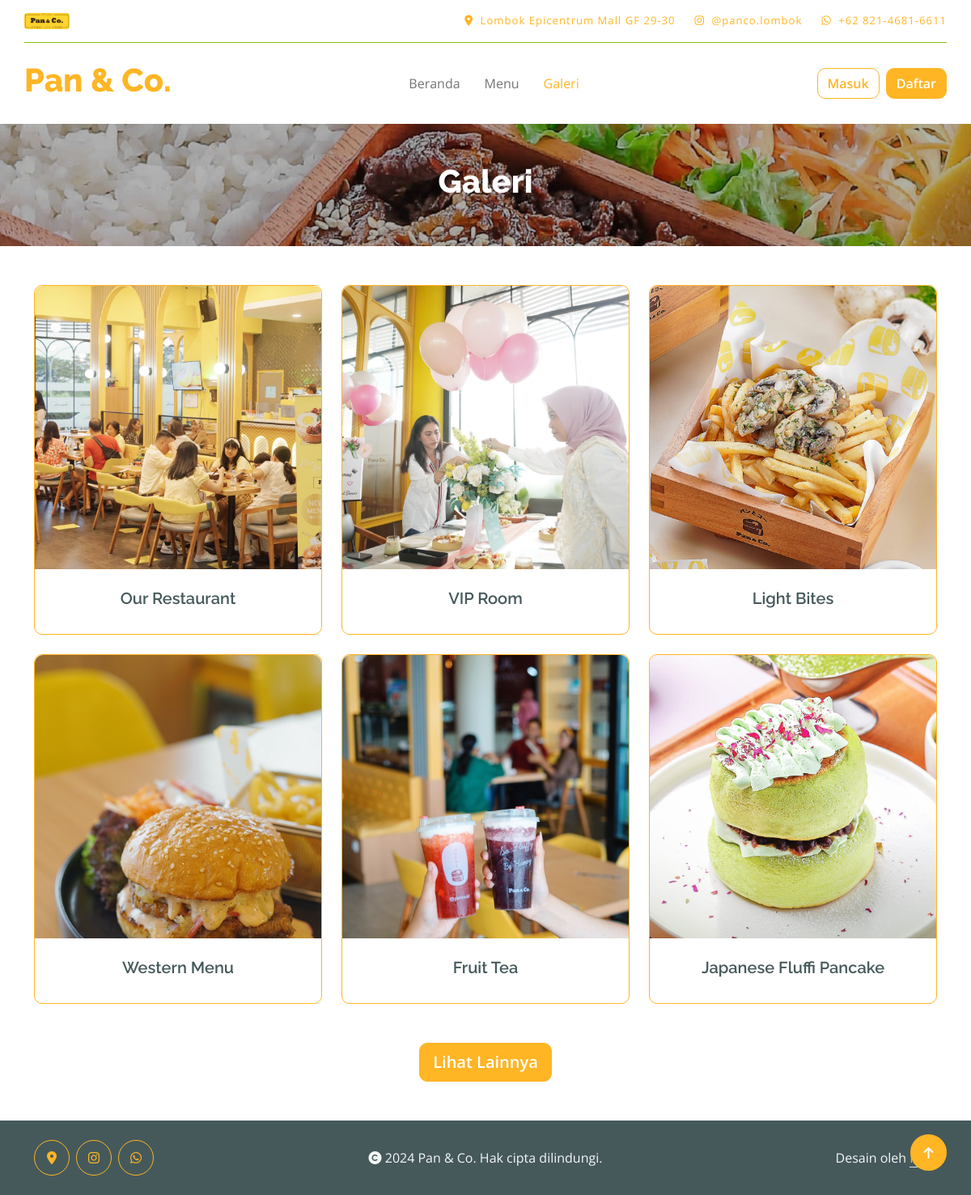
The page /user/gallery.php on the database its author committed.
### tables this page shows
CREATE TABLE `galeri` (
  `id_galeri` int NOT NULL,
  `tanggal_buat` datetime DEFAULT NULL,
  `keterangan` text,
  `gambar` varchar(255) DEFAULT NULL
);

### config/config.php (called while the page is built, shortened)
<?php
$base_url = 'http://localhost/restaurant';
function base_url($path = '')
{
    global $base_url;
    return rtrim($base_url, '/') . '/' . ltrim($path, '/');
}
function get_image_url($url_gambar)
{
    $path_gambar = $_SERVER['DOCUMENT_ROOT'] . parse_url($url_gambar, PHP_URL_PATH);
    return $url_gambar;
}

### user/gallery.php (the view, shortened to what this page needs)
<?php
include('../config/config.php');
?>
<div class="container-fluid page-header py-5">
    <h1 class="text-center text-white display-6">Galeri</h1>
</div>
<div class="container">
    <div class="row g-4 mt-4">
        <div class="col-lg-12">
            <?php
            $limit = 6;
            $offset = 0;
            $sql = "SELECT * FROM galeri ORDER BY tanggal_buat DESC LIMIT $limit OFFSET $offset";
            $query = mysqli_query($koneksi, $sql);
            if (mysqli_num_rows($query) > 0):
            ?>
                <div class="row g-4 justify-content-center" id="gallery-container">
                    <?php while ($data = mysqli_fetch_array($query)): ?>
                        <div class="col-md-6 col-lg-4 gallery-item">
                            <div class="rounded position-relative fruite-item border border-secondary d-flex flex-column justify-content-between h-100">
                                <div class="fruite-img">
                                    <img src="<?= get_image_url(base_url('assets/uploads/gallery/' . $data['gambar'])); ?>" loading="lazy" class="w-100 rounded-top" height="350" style="object-fit: cover;" alt="<?= $data['keterangan']; ?>">
                                </div>
                                <div class="p-4 rounded-bottom">
                                    <h5 class="text-center"><?= $data['keterangan']; ?></h5>
                                </div>
                            </div>
                        </div>
                    <?php endwhile; ?>
                </div>
                <div class="row">
                    <div class="col-12">
                        <div class="d-flex justify-content-center align-items-center mt-5">
                            <button id="load-more" class="btn btn-lg btn-secondary text-white">Lihat Lainnya</button>
                        </div>
                    </div>
                </div>
            <?php
            else:
                include('components/data-not-found.php');
            endif
            ?>
        </div>
    </div>
</div>
<?php
include('layout.php');
?>

### assets/user/css/style.css (style rules this page uses)
.btn { font-weight: 600; transition: .5s; }
.page-header { position: relative; background: linear-gradient(rgba(0, 0, 0, 0.3), rgba(0, 0, 0, 0.3)), url(../img/page-header-img.jpg); background-position: center center; background-repeat: no-repeat; background-size: cover; }
@media (min-width: 992px) { .hero-header, .page-header { margin-top: 152px !important; } }

### rows shown on the page
galeri: gambar (picture), keterangan "Our Restaurant"
galeri: gambar (picture), keterangan "VIP Room"
galeri: gambar (picture), keterangan "Light Bites"
galeri: gambar (picture), keterangan "Western Menu"
galeri: gambar (picture), keterangan "Fruit Tea"
galeri: gambar (picture), keterangan "Japanese Fluffi Pancake"
